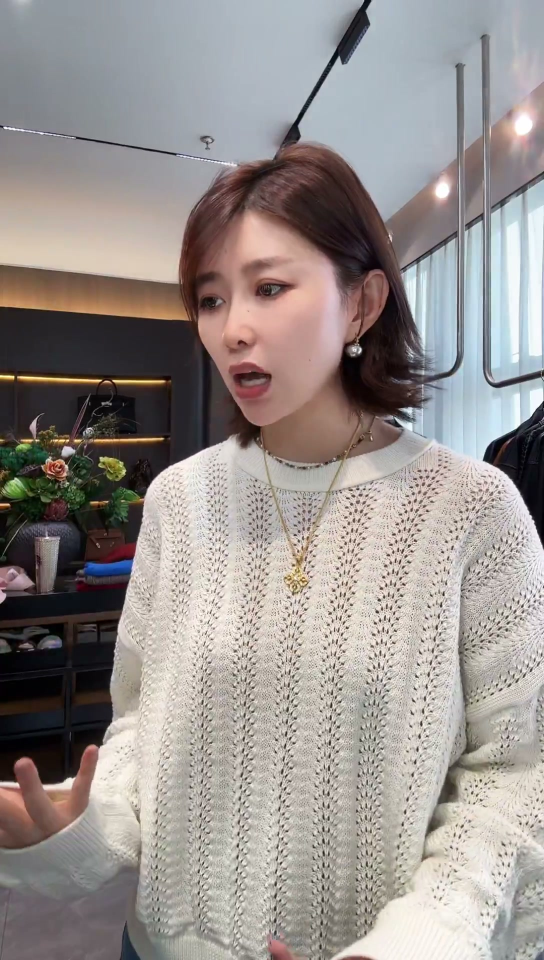
#> input picture data/raw_samples/real_frame_10s.jpg, 1088 x 1920 px (shown at 1/2 size)
$ python -i product_image_adapter.py   (imports and definitions only)
#> lines starting #> are read from the running program, lines starting #| are printed output that depends on the picture; after the words box and inside, x2 and y2 are one past the last pixel; in counts of white or black regions, pixels touching at a corner belong together
#> further down, picture is the input picture: PIL image 1088x1920 RGB; mean R, G, B 151.8, 145.1, 142.2
#!/usr/bin/env python
# -*- coding: utf-8 -*-
"""
product_image_adapter.py - 商品图封面适配器（可复用 · 反馈驱动 2026-10-28）
=================================================================================
**要解决的问题**：商品图（尤其是带深色边缘的实拍缩略图）直接作为封面或封面大图
时，边缘会出现生硬的矩形边界（"贴纸感"），与封面整体风格割裂。

**方案**：对商品图四周做自然过渡处理，全部强度/样式/留白可配置：
  1. 背景延展（extend）  —— 商品图放大 + 镜像延展 + 高斯模糊，让商品图的色彩
                           场溢出填满画布，封面底色由商品图自身派生；
  2. 边缘羽化（feather）  —— 距离变换生成软 alpha 边（圆角同步软化），宽度可配；
  3. 渐变融合（blend）    —— 羽化带内 RGB 向背景色插值 + 边缘去晕（de-halo），
                           根除深色商品图贴在浅色封面上的"脏边/暗 halo"；
  4. 阴影（shadow）       —— 高斯模糊圆角投影，参数（模糊/偏移/浓度/色）可配；
  5. 圆角（corner）       —— 圆角半径可配（0=直角）。

**四种模式**（mode）：
  card    —— 圆角卡片 + 描边 + 阴影（兼容既有贴图行为，用于小尺寸商品贴图）；
  blend   —— 商品图柔和融入纯色/渐变背景（推荐：商品图作为封面主体）；
  extend  —— 商品图色彩延展为全幅背景 + 商品图主体柔边居中（沉浸式封面）；
  collage —— 大尺寸商品图重羽化 + 延展背景（杂志拼贴风）。

**适配能力**：任意输出尺寸（canvas_size）、任意背景（color/gradient/extend）、
任意商品图尺寸（自动 LANCZOS 缩放），原有 Alpha 通道受尊重。

**输出**：AdaptationResult（background / foreground / canvas 三层 + meta），
供 cover_renderer 继续叠加品牌文字，或直接作为封面底图。

**配置来源**：contracts/constraints.yaml 的 product_image_adapter 段（v1.6），
本模块 DEFAULTS 仅作缺省。
"""

import os
import sys
import json
import math
from typing import List, Dict, Any, Optional, Tuple, Union

import numpy as np
from PIL import Image, ImageDraw, ImageFilter

# [2 lines not run here, left out]

# ---------------------------------------------------------------- 默认配置

DEFAULTS: Dict[str, Any] = {
    "mode": "blend",                 # card | blend | extend | collage
    "canvas_size": [1080, 1920],     # 输出画布（宽, 高）
    # —— 尺寸与留白 -—
    "margin_px": 96,                 # 商品图四周留白（封面安全边距）
    "scale_mode": "fit",             # fit（完整放入）| fill（裁切填充）| stretch（拉伸）
    "max_subject_ratio": 0.72,       # 商品图主体区占画布短边的比例上限
    # —— 边缘样式 -—
    "edge_style": "gradient",        # gradient（渐变融合）| hard（硬边）| rounded（仅圆角）
    "corner_radius": 28,             # 圆角半径 px（0=直角）
    "feather_px": 48,                # 边缘羽化宽度 px（0=硬边）
    "blend_ratio": 1.0,              # 渐变融合强度 0~1（缩放羽化宽度）
    "dehalo": True,                  # 边缘去晕（深色商品图贴浅背景的脏边清除）
    "dehalo_blur_ratio": 0.5,        # 去晕模糊半径 = feather_px × 此比例
    # —— 阴影 -—
    "shadow": {
        "enabled": True,
        "blur": 24,                  # 阴影模糊半径 px
        "offset_x": 0,
        "offset_y": 10,              # 垂直偏移 px（光源在上方）
        "alpha": 90,                 # 阴影不透明度 0~255
        "color": "#1A0D07",          # 阴影色（深褐，与品牌描边同源）
    },
    # —— 背景 -—
    "background": {
        "type": "gradient",          # color | gradient | extend
        "color": "#F5EFE8",          # type=color
        "gradient": ["#F5EFE8", "#E8D9C8"],   # type=gradient（顶→底）
        # type=extend（背景延展）专用：
        "extend_method": "mirror",   # mirror（镜像延展）| replicate（边缘复制）
        "extend_scale": 1.25,        # 延展放大系数（>1 保证模糊后无露边）
        "extend_blur": 60,           # 延展背景的高斯模糊半径 px
        "darken": 0.12,              # 延展背景压暗比例（0~0.5，提升文字可读性）
        "saturate": 1.05,            # 延展背景饱和度微增
    },
    # —— collage 模式专用 -—
    "collage": {
        "subject_ratio": 0.88,       # 商品图占画布短边比例（大图）
        "feather_px": 90,            # 重羽化
        "rotate_deg": 0.0,           # 轻微旋转（杂志感，0=不旋转）
    },
    # —— 描边（card 模式默认细描边，其余默认无）——
    "border": {
        "width": 0,                  # 描边宽度 px（0=无描边）
        "color": "#E2E8F0",          # 描边色
    },
}

VALID_MODES = ("card", "blend", "extend", "collage")

# mode 驱动的形态默认层（2026-10-28）：
# 优先级 DEFAULTS < constraints < MODE_DEFAULTS[mode] < 用户 config。
# mode 是调用方的显式形态意图，应能覆盖 constraints 的通用缺省；
# 用户 config（--set / API 参数）始终最高。
MODE_DEFAULTS: Dict[str, Dict[str, Any]] = {
    # 圆角商品卡：较小主体 + 轻羽化 + 大圆角 + 描边 + 阴影（经典贴图感）
    "card": {
        "max_subject_ratio": 0.60,
        "feather_px": 20,
        "corner_radius": 36,
        "shadow": {"enabled": True, "blur": 28, "offset_y": 12, "alpha": 100},
        "border": {"width": 3, "color": "#E2E8F0"},
    },
    # 柔边融入：商品图作为封面主体，中度羽化融入渐变/纯色背景（推荐默认）
    "blend": {
        "max_subject_ratio": 0.72,
        "feather_px": 48,
        "corner_radius": 28,
        "shadow": {"enabled": True, "blur": 24, "offset_y": 10, "alpha": 90},
        "border": {"width": 0, "color": "#E2E8F0"},
    },
    # 沉浸延展：商品图色彩延展为全幅背景 + 主体重羽化居中，无阴影（背景即延展）
    "extend": {
        "background": {"type": "extend"},
        "max_subject_ratio": 0.64,
        "feather_px": 64,
        "corner_radius": 40,
        "shadow": {"enabled": False},
        "border": {"width": 0, "color": "#E2E8F0"},
    },
    # 杂志拼贴：大尺寸重羽化，无阴影无描边
    "collage": {
        "max_subject_ratio": 0.88,
        "feather_px": 90,
        "corner_radius": 60,
        "shadow": {"enabled": False},
        "border": {"width": 0, "color": "#E2E8F0"},
    },
}
VALID_EDGE_STYLES = ("gradient", "hard", "rounded")
VALID_SCALE_MODES = ("fit", "fill", "stretch")
VALID_BG_TYPES = ("color", "gradient", "extend")


# [5 lines left out: function _hex_to_rgb, not called in this run]


def _deep_merge(base: Dict[str, Any], override: Dict[str, Any]) -> Dict[str, Any]:
    """递归合并配置（override 优先）。"""
    out = json.loads(json.dumps(base))
    for k, v in (override or {}).items():
        if isinstance(v, dict) and isinstance(out.get(k), dict):
            out[k] = _deep_merge(out[k], v)
        else:
            out[k] = v
    return out


# [12 lines left out: function _load_constraints, not called in this run]


# ---------------------------------------------------------------- 核心适配器

class AdaptationResult:
    """适配结果：三层输出 + 几何 meta。"""

    # [11 lines left out: functions __init__, save, not called in this run]


class ProductImageAdapter:
    """商品图封面适配器（可复用、全参数可配置）。"""

    def __init__(self, config: Dict[str, Any] = None,
                 constraints: Dict[str, Any] = None):
        # 合并层次：DEFAULTS < constraints < MODE_DEFAULTS[mode] < 用户 config
        # （mode 先由 用户>constraints>DEFAULTS 解析，再以 MODE_DEFAULTS 覆盖
        #   constraints 的通用缺省——mode 是显式形态意图）
        user_cfg = config or {}
        cons_cfg = (constraints or {}).get("product_image_adapter", {}) or {}
        mode = (user_cfg.get("mode") or cons_cfg.get("mode")
                or DEFAULTS["mode"])
        if mode not in VALID_MODES:
            raise ValueError(f"mode 必须是 {VALID_MODES}，得到 {mode}")
        merged = _deep_merge(DEFAULTS, cons_cfg)
        merged = _deep_merge(merged, MODE_DEFAULTS.get(mode, {}))
        merged["mode"] = mode
        self.cfg = _deep_merge(merged, user_cfg)
        self.cfg["mode"] = mode
        # 参数校验与收敛
        if self.cfg["mode"] not in VALID_MODES:
            raise ValueError(f"mode 必须是 {VALID_MODES}，得到 {self.cfg['mode']}")
        if self.cfg["edge_style"] not in VALID_EDGE_STYLES:
            raise ValueError(f"edge_style 必须是 {VALID_EDGE_STYLES}")
        if self.cfg["scale_mode"] not in VALID_SCALE_MODES:
            raise ValueError(f"scale_mode 必须是 {VALID_SCALE_MODES}")
        bg_type = self.cfg["background"]["type"]
        if bg_type not in VALID_BG_TYPES:
            raise ValueError(f"background.type 必须是 {VALID_BG_TYPES}")
        self.cfg["blend_ratio"] = float(min(max(self.cfg["blend_ratio"], 0.0), 1.0))
        self.cfg["feather_px"] = float(max(0.0, self.cfg["feather_px"]))
        self.cfg["margin_px"] = int(max(0, self.cfg["margin_px"]))

    # ------------------------------------------------------------ 公开入口

    # [318 lines left out: functions adapt, _load_image, _build_background, _gradient_background, _extend_background, _extend_edges and 5 more, not called in this run]

    @staticmethod
    def remove_white_background(img_rgba: Image.Image,
                                white_thresh: int = 205,
                                sat_thresh: int = 42,
                                ring_px: int = 3,
                                feather_sigma: float = 4.0,
                                erode_px: int = 1
                                ) -> Tuple["Image.Image", Dict[str, Any]]:
        """白底商品图去底（2026-10-28 反馈驱动）。

        需求：商品图贴到封面右侧时去除四周白边，主体完整、边缘柔和。
        算法（flood fill 连通域语义，保护主体）：
          1. 候选背景 = 近白像素（高亮度 + 低饱和度）
             ∪ 外框深色环（仅最外 ring_px 像素，防止深色商品内部被误伤）；
          2. 仅移除与图像边界**连通**的候选分量
             ——主体内部的淡色/白色区域绝对保留；
          3. alpha 轻微腐蚀（去光晕）→ 高斯羽化；
          4. 圆角由调用方（封面渲染器）叠加。
        返回 (RGBA 图, matte meta)。
        """
#> called with white_thresh = 205, sat_thresh = 42, ring_px = 3, feather_sigma = 4, erode_px = 1
        import numpy as np
        from scipy.ndimage import label, binary_erosion, gaussian_filter

        arr = np.array(img_rgba.convert("RGBA"))
        rgb = arr[..., :3].astype(np.int32)
        lum = (0.2126 * rgb[..., 0] + 0.7152 * rgb[..., 1]
               + 0.0722 * rgb[..., 2])
        sat = rgb.max(axis=2) - rgb.min(axis=2)
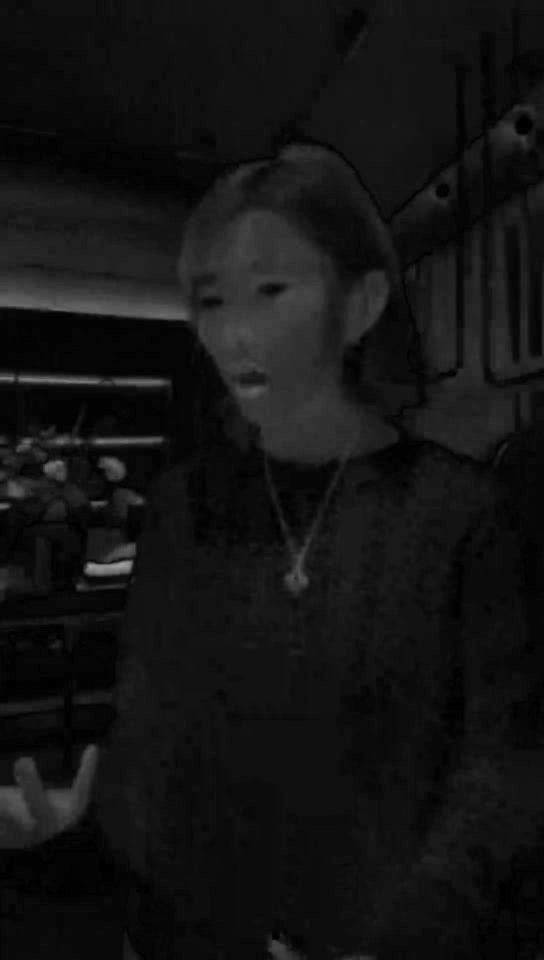
#> sat: shape (1920, 1088) int32 (shown at 1/2 size); min 0, max 160, mean 19.1
        h, w = lum.shape
#> h = 1920; w = 1088

        white = (lum > float(white_thresh)) & (sat < float(sat_thresh))
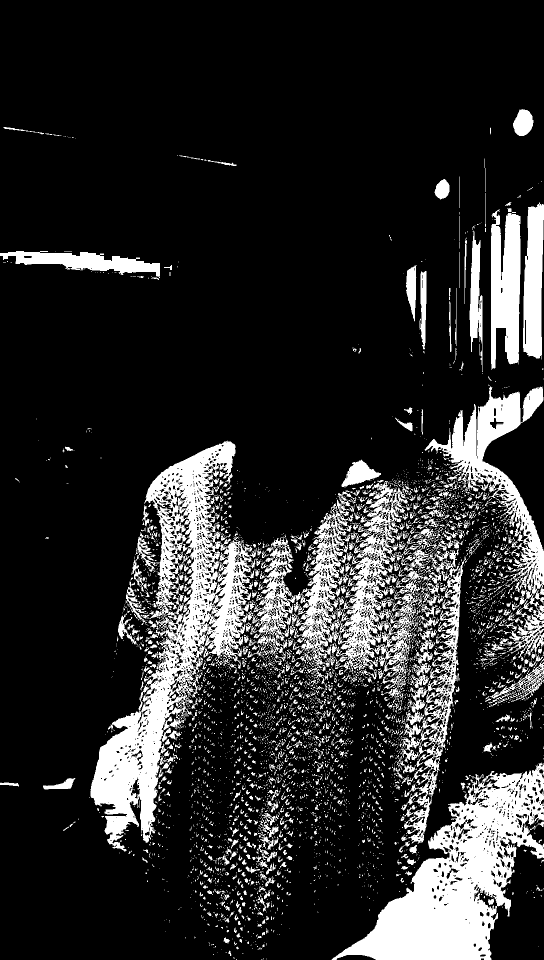
#> white: shape (1920, 1088) bool (shown at 1/2 size); 16.9% white; 4666 white regions (3907 under 20 px), largest, box (x1, y1, x2, y2) and area: (181, 881, 512, 1703) 79587, (663, 1525, 1088, 1920) 67342, (585, 962, 883, 1406) 41859
        # 外框深色环（缩略图拉伸遗留的深色边）：
        # 只把最多 ring_px 像素内的暗色像素视为背景候选
        ring = np.zeros((h, w), dtype=bool)
        rp = int(max(1, ring_px))
        ring[:rp, :] = ring[-rp:, :] = True
        ring[:, :rp] = ring[:, -rp:] = True
        dark_ring = (lum < 70.0) & ring
#> dark_ring: shape (1920, 1088) bool; 0.17% white; 33 white regions (15 under 20 px), largest, box (x1, y1, x2, y2) and area: (0, 1306, 3, 1562) 766, (1085, 870, 1088, 1098) 669, (0, 614, 3, 750) 407
        candidate = white | dark_ring

        # flood fill 语义：仅保留边界连通分量
        lab, n = label(candidate)
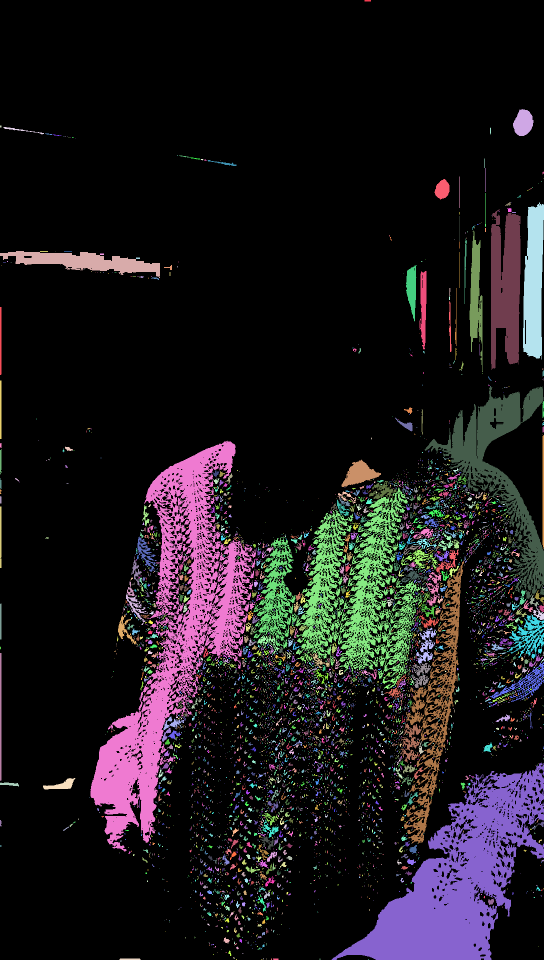
#> lab: shape (1920, 1088) int32 (shown at 1/2 size); 6428 distinct labels, from 0 to 6427; one colour per label, 0 black
#> n = 6427
        if n > 0:
            border_labels = np.unique(np.concatenate([
                lab[0, :], lab[-1, :], lab[:, 0], lab[:, -1]]))
#> border_labels = 57 values from 0 to 6427
            border_labels = border_labels[border_labels > 0]
#> border_labels = 56 values from 1 to 6427
            bg = np.isin(lab, border_labels)
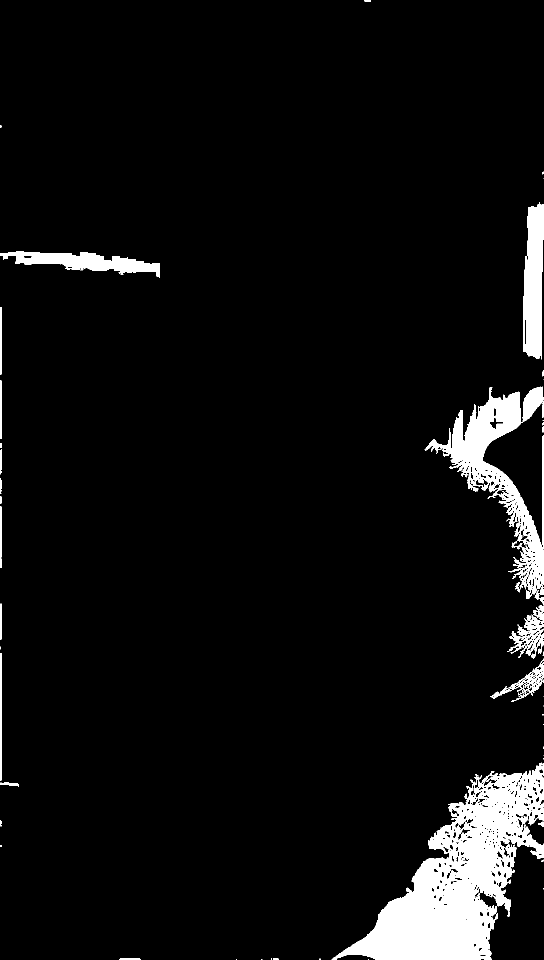
#> bg: shape (1920, 1088) bool (shown at 1/2 size); 5.7% white; 50 white regions (24 under 20 px), largest, box (x1, y1, x2, y2) and area: (663, 1525, 1088, 1920) 67304, (849, 773, 1088, 1198) 24773, (1046, 405, 1088, 719) 10275
        else:
            bg = np.zeros((h, w), dtype=bool)

        fg = ~bg
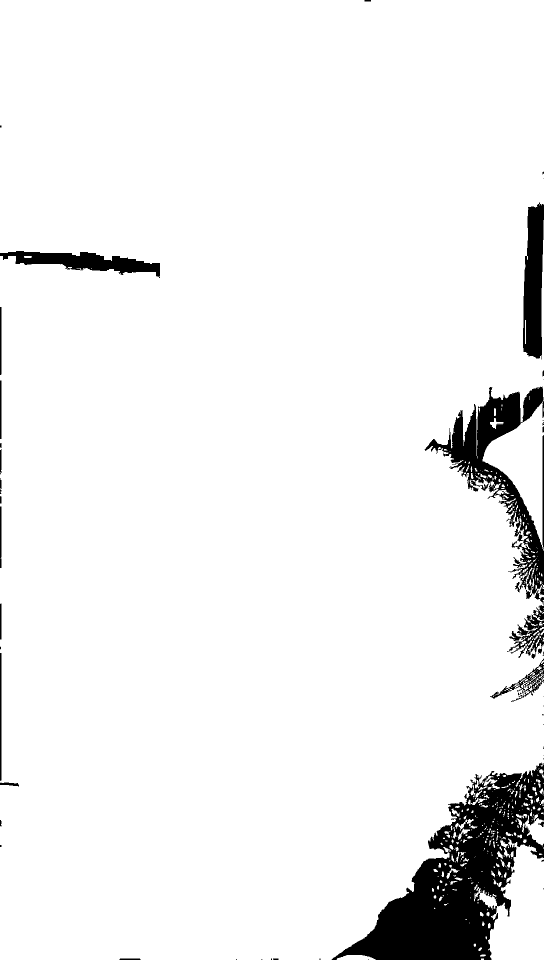
#> fg: shape (1920, 1088) bool (shown at 1/2 size); 94.3% white; 50 black regions (24 under 20 px), largest, box (x1, y1, x2, y2) and area: (663, 1525, 1088, 1920) 67304, (849, 773, 1088, 1198) 24773, (1046, 405, 1088, 719) 10275
        n_src = int(fg.sum())
#> n_src = 1970446
        if erode_px and erode_px > 0:
            fg = binary_erosion(fg, iterations=int(erode_px))
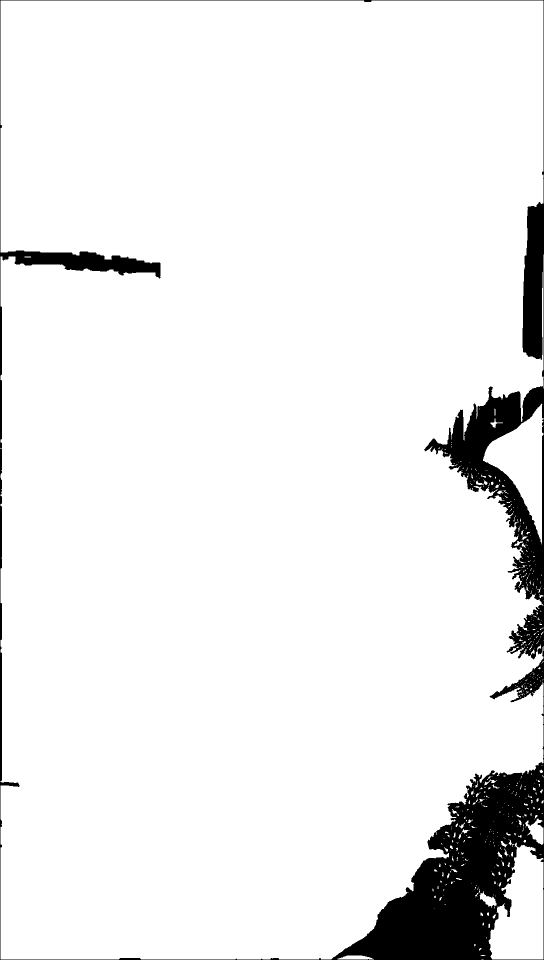
#> fg: shape (1920, 1088) bool (shown at 1/2 size); 93.3% white; 1 black region, box (x1, y1, x2, y2) and area: (0, 0, 1088, 1920) 138960
        n_eroded = int(fg.sum())
#> n_eroded = 1950000
        alpha = gaussian_filter(fg.astype(np.float32) * 255.0,
                                sigma=float(feather_sigma))
        out = arr.copy()
        out[..., 3] = np.clip(alpha, 0, 255).astype(np.uint8)
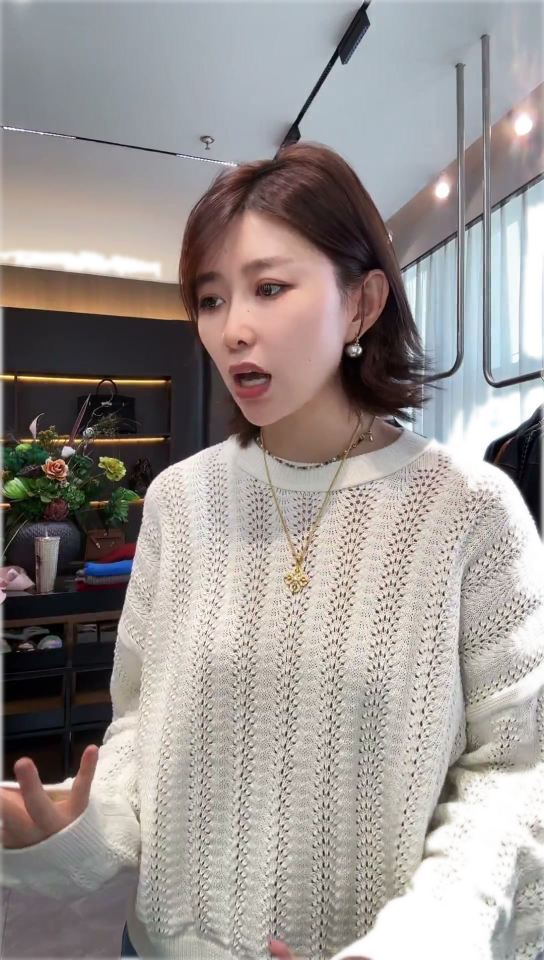
#> out: shape (1920, 1088, 4) (shown at 1/2 size); mean R, G, B, A 151.8, 145.1, 142.2, 238; transparent parts drawn white
        meta = {
            "white_thresh": white_thresh,
            "sat_thresh": sat_thresh,
            "ring_px": rp,
            "feather_sigma": round(float(feather_sigma), 2),
            "erode_px": int(erode_px or 0),
            "bg_removed_ratio": round(float(bg.mean()), 4),
            "subject_px_before_erode": n_src,
            "subject_px_after_erode": n_eroded,
            "subject_retention": (round(n_eroded / max(1, n_src), 4)
                                  if n_src else 0.0),
            "subject_coverage": round(float(n_eroded) / max(1, h * w), 4),
        }
        return Image.fromarray(out, "RGBA"), meta

    # [163 lines left out: functions _resize_to, _soften_edges, _edge_mask, _blend_edges_to_bg, _render_shadow, _distance_transform_edt and 1 more, not called in this run]


# [9 lines not run here, left out]

>>> from PIL import Image
>>> picture = Image.open('../../data/raw_samples/real_frame_10s.jpg')
>>> result = ProductImageAdapter().remove_white_background(picture)
